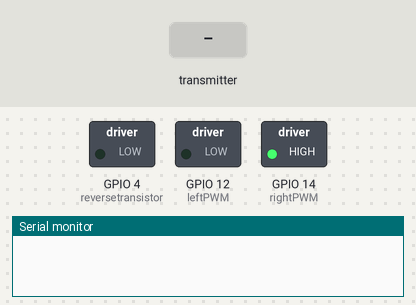
A sketch run on a simulated ESP8266 (NodeMCU). Shown: switched loads named in the sketch (green lamp = pin HIGH), the last lines printed to the serial monitor. Dashed ring = blinking. Inputs (shaded band) come from the test bench.

Above: at 1.2 s.
1.3 s: the transmitter starts sending LeftPower = 0
At 1.86 s:
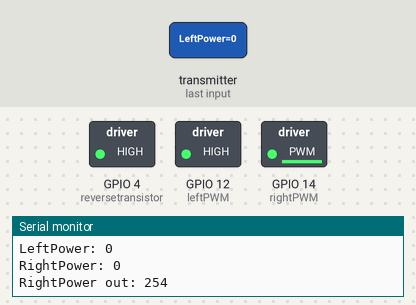
4.3 s: the transmitter starts sending RightPower = 256
7.3 s: the transmitter starts sending LeftPower = 512
At 7.6 s:
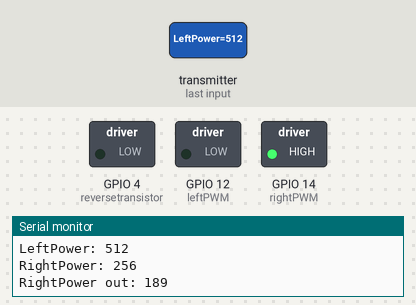
10.3 s: the transmitter starts sending RightPower = 1023
13.3 s: the transmitter starts sending LeftPower = 256
At 13.61 s:
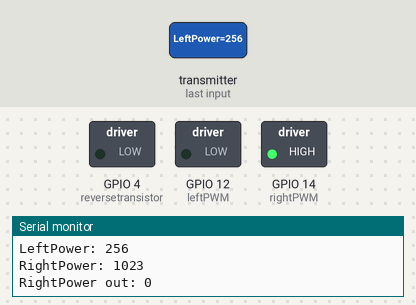
16.3 s: the transmitter starts sending LeftPower = 1023
At 16.85 s:
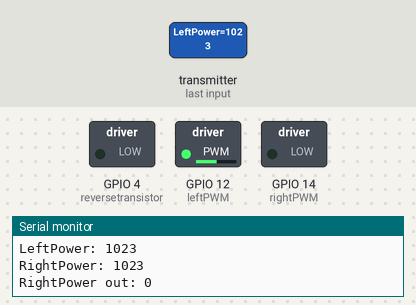
Timing chart, 0 to 20.3 s (numbered marks = the images above; inputs shaded):
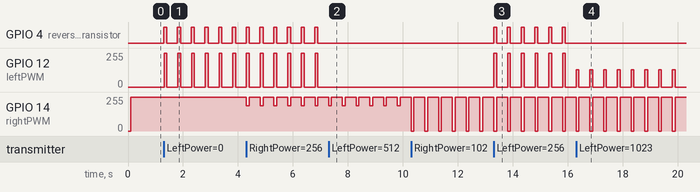

The sketch:

stm32_esp_comm_reciever.ino
```cpp
#include <ESP8266WiFi.h>
#include <espnow.h>

//ESP8285 reciever attached to motor's motherboard

//pin definintions for pwm and reverse transistor
int leftPWM = 12;
int rightPWM = 14;
int reversetransistor = 4;

//Low Pass Filter adjustment
int frequency = 1465;

// timeout,deadzone, and reverse logic safety variables
unsigned long lastTime = 0;
unsigned long timeroutlim = 100;
int steerneutral = 130;
int pwrpothigh = 524;
int pwrpotdeadlow = 495;
int steerpotdeadhigh = 524;
int steerpotdeadlow = 495;
int maxsteer = 255;
int minsteer = 0;
int minpwmoiw = 103;
int maxpwr = 130;

// Drivetrain data structure
typedef struct Drivetrain {
  int LeftPower;
  int RightPower;
} Drivetrain;

// Create a Drivetrain object called drive
Drivetrain drive;

//drivetrain conditional function
int drivetraincondition(int currentpowervalue){
  int retval;

//forward condition
 if (currentpowervalue > pwrpothigh){
    digitalWrite(reversetransistor, LOW);
    retval = map(currentpowervalue,pwrpothigh,1023,minpwmoiw,maxpwr);

//reverse condition
 }else if (currentpowervalue < pwrpotdeadlow){
    digitalWrite(reversetransistor, HIGH);
    delay(10);
    retval = 255;

//stop condition
 }else{
  digitalWrite(reversetransistor, LOW);
  return 0;
 }
 return retval;
}

//steering conditional function
int steercondition(int currentsteervalue){
  int retval;
 if (currentsteervalue < steerpotdeadlow){
    retval = map(currentsteervalue,steerpotdeadlow,0,steerneutral,maxsteer);
 } else if (currentsteervalue > steerpotdeadhigh){
    retval = map(currentsteervalue,steerpotdeadhigh,1023,steerneutral,minsteer);
 }else{
  return steerneutral;
 }
 return retval;
}

// Callback function that will be executed when data is received
void OnDataRecv(uint8_t * mac, uint8_t *incomingData, uint8_t len) {
  memcpy(&drive, incomingData, sizeof(drive));
  Serial.print("Bytes received: ");
  Serial.println(len);
  Serial.print("LeftPower: ");
  Serial.println(drive.LeftPower);
  Serial.print("RightPower: ");
  Serial.println(drive.RightPower);
  Serial.println();
  //function for drivatrain power
  drive.LeftPower = drivetraincondition(drive.LeftPower);
  drive.RightPower = steercondition(drive.RightPower);

  analogWrite(leftPWM, drive.LeftPower);
  analogWrite(rightPWM,drive.RightPower);
  Serial.print("RightPower out: ");
  Serial.println(drive.RightPower);

  lastTime = millis();
}


void setup() {

  //Initialize motor IO
  pinMode(leftPWM, OUTPUT);
  pinMode(rightPWM, OUTPUT);
  pinMode(reversetransistor, OUTPUT);
  analogWriteFreq(frequency);
  digitalWrite(leftPWM,LOW);
  digitalWrite(rightPWM,LOW);
  digitalWrite(reversetransistor, LOW);

  // Initialize Serial Monitor
  Serial.begin(115200);

  // Set device as a Wi-Fi Station
  WiFi.mode(WIFI_STA);

  // Init ESP-NOW
  if (esp_now_init() != 0) {
    Serial.println("Error initializing ESP-NOW");
    return;
  }

  // Setting up the Wifi Module so it listend to remote's command
  // get recv packet info
  esp_now_set_self_role(ESP_NOW_ROLE_SLAVE);
  esp_now_register_recv_cb(OnDataRecv);
}

void loop() {

  //Remote control timeout idle condition
  if (millis() - lastTime > timeroutlim){
    digitalWrite(leftPWM,LOW);
    digitalWrite(rightPWM,steerneutral);
    digitalWrite(reversetransistor, LOW);
  }
}
```

Measured:
- after the input at 1.3 s, GPIO 4 (reversetransistor): alternates HIGH for 0.11 s and LOW for 0.39 s, starting at once; GPIO 12 (leftPWM): alternates 255/255 for 0.10 s and 0/255 for 0.40 s, starting at once; GPIO 14 (rightPWM): alternates 255/255 for 0.40 s and 254/255 for 0.10 s, starting at once
- after the input at 7.3 s, GPIO 4 (reversetransistor): stops changing and stays LOW; GPIO 12 (leftPWM): stops changing and stays 0/255
- after the input at 13.3 s, GPIO 4 (reversetransistor): alternates HIGH for 0.11 s and LOW for 0.39 s, starting at once; GPIO 12 (leftPWM): alternates 255/255 for 0.10 s and 0/255 for 0.40 s, starting at once
- after the input at 16.3 s, GPIO 4 (reversetransistor): stops changing and stays LOW
